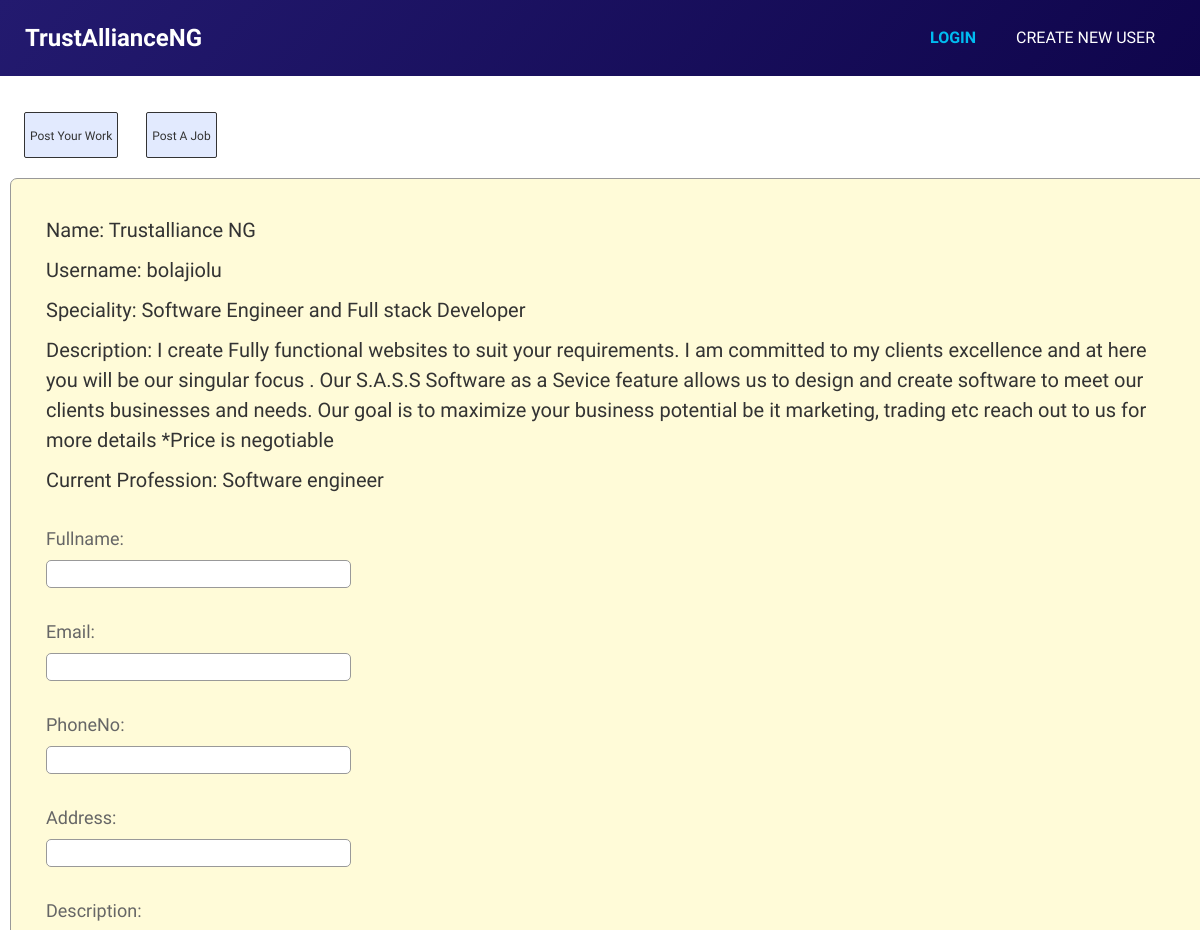
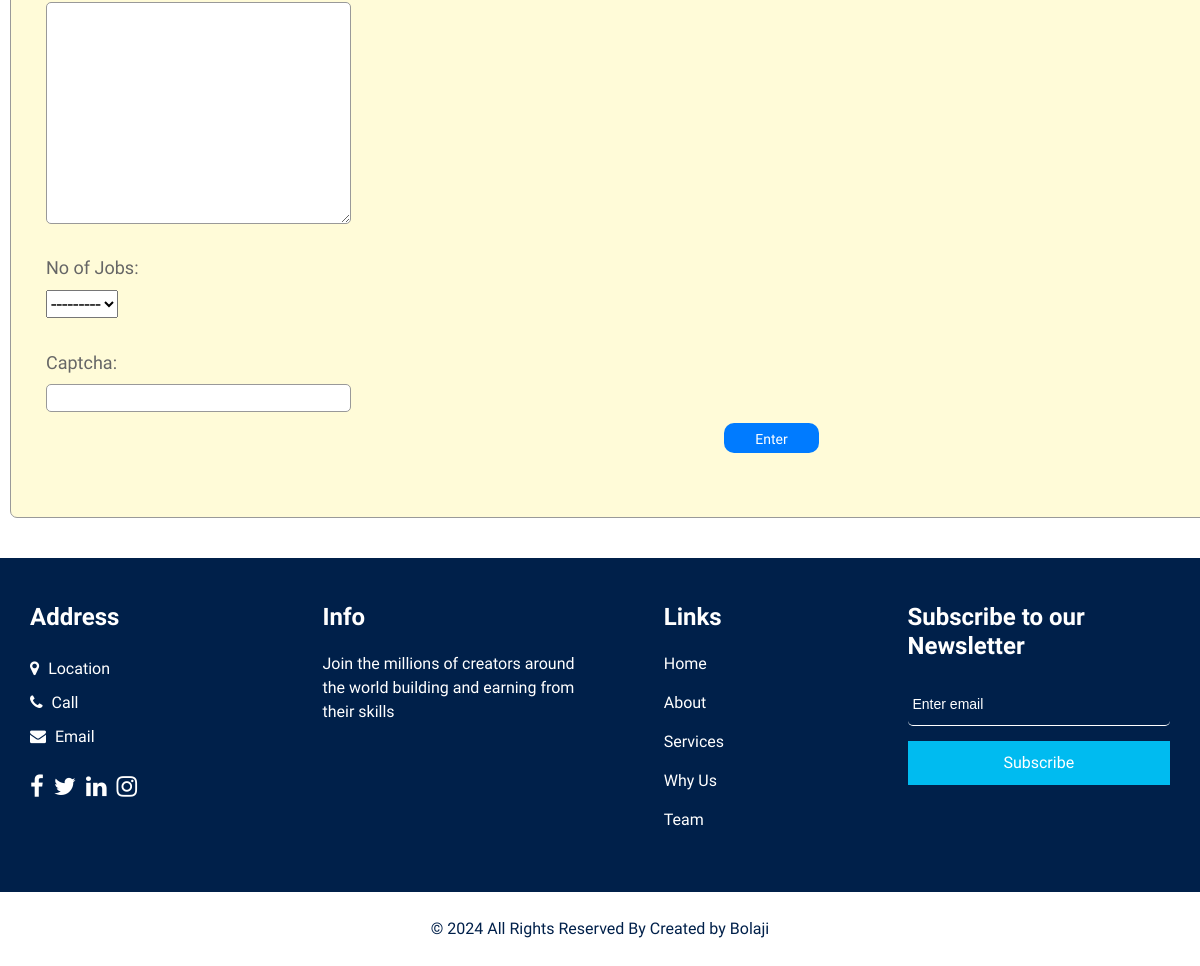
/workers/26, run on the app's committed database (2 pictures, top to bottom).
### user/models.py (models this page shows)
class Worker(models.Model):
     randoms = models.IntegerField(null=True)
     username = models.CharField(max_length=80, null=True)
     firstname = models.CharField(max_length=800, verbose_name="FirstName")
     lastname = models.CharField(max_length=8000, verbose_name="LastName")
     email = models.CharField(max_length=50, verbose_name="Email")
     phone = models.IntegerField(verbose_name="PhoneNo")
     passport = models.ImageField(upload_to='images/', null=True, verbose_name="Upload Passport Photograph ")
     speciality = models.CharField(max_length=800, verbose_name="Area of Specialty")
     description = models.TextField(verbose_name="Describe your Work")
     job = models.CharField(max_length=800, verbose_name="Current Profession")
     price = models.IntegerField(verbose_name="Price per Job")
     state = models.CharField(max_length=800, verbose_name="State")
     address = models.CharField(max_length=800, verbose_name="Address")
     verified = models.BooleanField(default=False, null=True)

### user/views.py (the view)
# urls.py: path('workers/<int:id>', views.detail_view, name='view'),
def detail_view(request,id):
     forms = WorkercontactForm()
     service_jobs= Worker.objects.get(id=id)
     return render(request=request, template_name="laporad-contact.html", context={"job":service_jobs, "x":service_jobs, 'forms':forms})

### user/forms.py
class WorkercontactForm(forms.ModelForm):
    captcha = CaptchaField()
    class Meta:
        model = Workercontact
        fields = "__all__"
        exclude = ['randoms', 'username', 'date']

### user/templates/laporad-contact.html (shortened to what this page needs)
{% load static %}
<!DOCTYPE html>
<html>
<head>
  <link rel="stylesheet" type="text/css" href="{% static 'css/bootstrap.css' %}" />
  <link rel="stylesheet" type="text/css" href="https://cdnjs.cloudflare.com/ajax/libs/OwlCarousel2/2.3.4/assets/owl.carousel.min.css" />
  <link href="{% static 'css/font-awesome.min.css' %}" rel="stylesheet" />
  <link href="{% static 'css/style.css' %}" rel="stylesheet" />
  <link href="{% static 'css/responsive.css' %}" rel="stylesheet" />
</head>
<body class="sub_page">
  <div class="hero_area">
   <header class="header_section">
      <div class="container-fluid">
        <nav class="navbar navbar-expand-lg custom_nav-container ">
          <a class="navbar-brand" href="{% url 'home' %}">
            <span>
              TrustAllianceNG
            </span>
          </a>
          <div class="collapse navbar-collapse" id="navbarSupportedContent">
            <ul class="navbar-nav  ">
                {% if request.user.username %}
              <li class="nav-item active">
                <a class="nav-link" href="{% url 'userpage' %}"> {{ request.user.username }}</a>
              </li>
              {% else %}
              <li class="nav-item active">
                <a class="nav-link" href="{% url 'log' %}">Login</a>
              </li>
              <li class="nav-item">
                <a class="nav-link" href="{% url 'newacc' %}">Create new user</a>
              </li>
              {% endif %}
            </ul>
          </div>
        </nav>
      </div>
    </header>
  </div>
   <div>
              <a href="{% url 'work' %}"><Button class="post">Post Your Work</Button></a>
                <a href="{% url 'service' %}"><Button class="post">Post A Job</Button></a>
   </div>
  <div class="col-md-4">
            <div class="box">
              <div class="img-box">
              </div>
              <div class="detail-box">
                      <p>
                  Name: {{ x.firstname }} {{ x.lastname }}</p>
                 <p> Username: {{x.username}}</p>
                  <p>Speciality: {{x.speciality}}</p>
                     <p>  Description: {{x.description}}</p>
                  <p> Current Profession: {{x.job}}</p>
                <form  method="POST" action='{% url 'contact' username=x.username email=x.email %}' >
                 <p> {{forms}}</p>
                <input id="confirmButton" type="submit" value="Enter">
                </form>
              </div>
            </div>
          </div>
  <section class="info_section layout_padding2">
    <div class="container">
      <div class="row">
        <div class="col-md-6 col-lg-3 info_col">
          <div class="info_contact">
            <h4>
              Address
            </h4>
            <div class="contact_link_box">
              <a href="">
                <i class="fa fa-map-marker" aria-hidden="true"></i>
                <span>
                  Location
                </span>
              </a>
              <a href="tel:+2347011664980">
                <i class="fa fa-phone" aria-hidden="true"></i>
                <span>
                  Call
                </span>
              </a>
              <a href="mailto:daropaleb@gmail.com">
                <i class="fa fa-envelope" aria-hidden="true"></i>
                <span>
                   Email
                </span>
              </a>
            </div>
          </div>
          <div class="info_social">
            <a href="">
              <i class="fa fa-facebook" aria-hidden="true"></i>
            </a>
            <a href="">
              <i class="fa fa-twitter" aria-hidden="true"></i>
            </a>
            <a href="">
              <i class="fa fa-linkedin" aria-hidden="true"></i>
            </a>
            <a href="">
              <i class="fa fa-instagram" aria-hidden="true"></i>
            </a>
          </div>
        </div>
        <div class="col-md-6 col-lg-3 info_col">
          <div class="info_detail">
            <h4>
              Info
            </h4>
            <p>
              Join the millions of creators around
the world building and earning from
their skills
            </p>
          </div>
        </div>
        <div class="col-md-6 col-lg-2 mx-auto info_col">
          <div class="info_link_box">
            <h4>
              Links
            </h4>
            <div class="info_links">
              <a class="active" href="{% url 'home' %}">
                Home
              </a>
              <a class="" href="{% url 'home' %}">
                About
              </a>
              <a class="" href="{% url 'worker' %}">
                Services
              </a>
              <a class="" href="{% url 'home' %}">
                Why Us
              </a>
              <a class="" href="{% url 'worker' %}">
                Team
              </a>
            </div>
          </div>
        </div>
        <div class="col-md-6 col-lg-3 info_col ">
          <h4>
            Subscribe to our Newsletter
          </h4>
          <form action="#">
            <input type="text" placeholder="Enter email" />
            <button type="submit">
              Subscribe
            </button>
          </form>
        </div>
      </div>
    </div>
  </section>
  <section class="footer_section">
    <div class="container">
      <p>
        &copy; <span id="displayYear"></span> All Rights Reserved By
        <a href="#">Created by Bolaji</a>
      </p>
    </div>
  </section>
</body>
</html>

### user/static/css/style.css (style rules this page uses)
body { font-family: "Open Sans", sans-serif; color: #0c0c0c; background-color: #ffffff; overflow-x: hidden; }
.layout_padding2 { padding: 75px 0; }
a, a:hover, a:focus { text-decoration: none; }
.hero_area { position: relative; min-height: 100vh; display: -webkit-box; display: -ms-flexbox; display: flex; -webkit-box-orient: vertical; -webkit-box-direction: normal; -ms-flex-direction: column; flex-direction: column; }
.sub_page .hero_area { min-height: auto; background: linear-gradient(130deg, #231a6f, #0f054c); }
.header_section { padding: 15px 0; }
.header_section .container-fluid { padding-right: 25px; padding-left: 25px; }
.navbar-brand span { font-weight: bold; font-size: 24px; color: #ffffff; }
.custom_nav-container { padding: 0; }
.custom_nav-container .navbar-nav { margin-left: auto; }
.custom_nav-container .navbar-nav .nav-item .nav-link { padding: 5px 20px; color: #ffffff; text-align: center; text-transform: uppercase; border-radius: 5px; -webkit-transition: all 0.3s; transition: all 0.3s; }
.custom_nav-container .navbar-nav .nav-item:hover .nav-link, .custom_nav-container .navbar-nav .nav-item.active .nav-link { color: #00bbf0; }
.custom_nav-container .navbar-nav .nav-item.active .nav-link { font-weight: 600; }
.info_section { background-color: #00204a; color: #ffffff; padding: 45px 0 15px 0; }
.info_section h4 { font-weight: 600; margin-bottom: 20px; }
.info_section .info_col { margin-bottom: 30px; }
.info_section .info_contact .contact_link_box { display: -webkit-box; display: -ms-flexbox; display: flex; -webkit-box-orient: vertical; -webkit-box-direction: normal; -ms-flex-direction: column; flex-direction: column; }
.info_section .info_contact .contact_link_box a { margin: 5px 0; color: #ffffff; }
.info_section .info_contact .contact_link_box a i { margin-right: 5px; }
.info_section .info_social { display: -webkit-box; display: -ms-flexbox; display: flex; margin-top: 20px; margin-bottom: 10px; }
.info_section .info_social a { display: -webkit-box; display: -ms-flexbox; display: flex; -webkit-box-pack: center; -ms-flex-pack: center; justify-content: center; -webkit-box-align: center; -ms-flex-align: center; align-items: center; color: #ffffff; border-radius: 100%; margin-right: 10px; font-size: 24px; }
.info_section .info_links { display: -webkit-box; display: -ms-flexbox; display: flex; -webkit-box-orient: vertical; -webkit-box-direction: normal; -ms-flex-direction: column; flex-direction: column; -ms-flex-wrap: wrap; flex-wrap: wrap; }
.info_section .info_links a { display: -webkit-box; display: -ms-flexbox; display: flex; -webkit-box-align: center; -ms-flex-align: center; align-items: center; margin-bottom: 15px; color: #ffffff; }
.info_section form input { border: none; border-bottom: 1px solid #ffffff; background-color: transparent; width: 100%; height: 45px; color: #ffffff; outline: none; }
.info_section form input::placeholder { color: #ffffff; }
.info_section form button { width: 100%; text-align: center; display: inline-block; padding: 10px 55px; background-color: #00bbf0; color: #ffffff; border-radius: 0; -webkit-transition: all 0.3s; transition: all 0.3s; border: none; margin-top: 15px; }
.footer_section { position: relative; background-color: #ffffff; text-align: center; }
.footer_section p { color: #00204a; padding: 25px 0; margin: 0; }
.footer_section p a { color: inherit; }

### user/static/css/responsive.css (style rules this page uses)
@media (min-width: 1200px) { .container { max-width: 1170px; } }

### data on the page
Worker: firstname "Trustalliance", lastname "NG", username "bolajiolu", speciality "Software Engineer and Full stack Developer", description "I create Fully functional websites to suit your requirements. I am committed to my clients excellence and at here you will be our singular focus . Our S.A.S.S Software as a Sevice feature allows us to design and create software to meet our clients businesses and needs. Our goal is to maximize your business potential be it marketing, trading etc reach out to us for more details *Price is negotiable", job "Software engineer"
